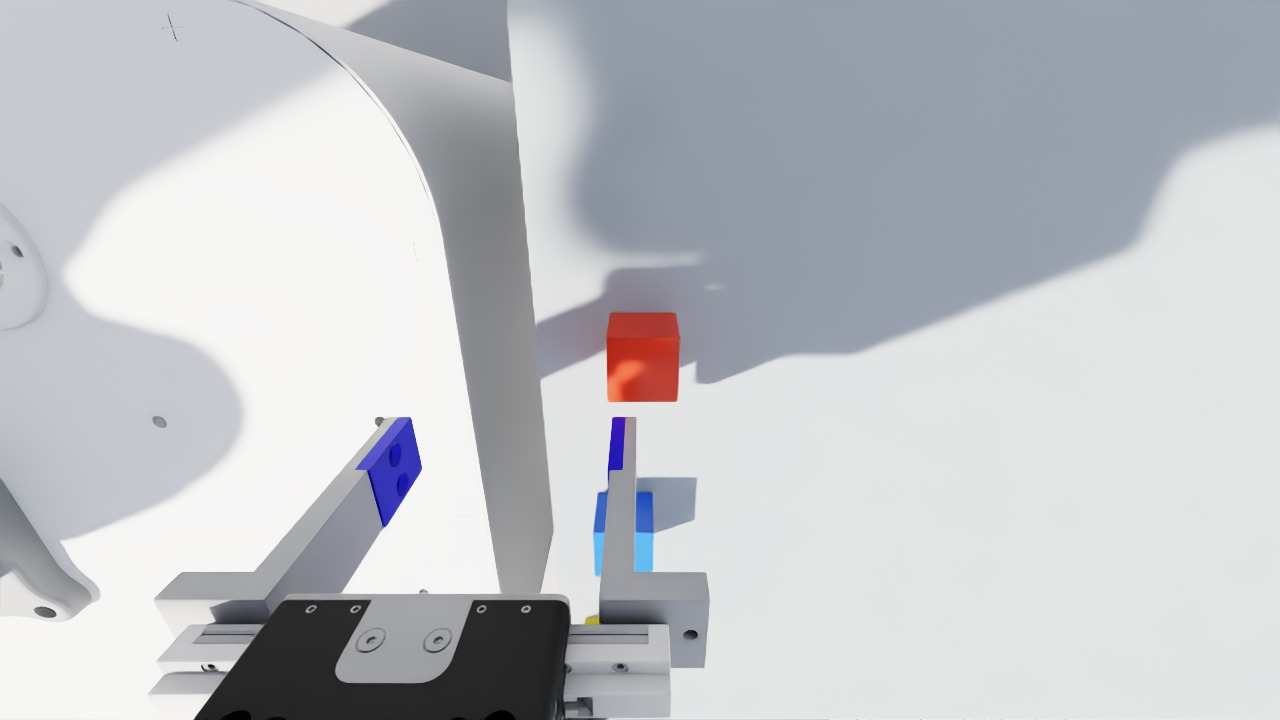
#> input picture images/primary/000000.jpg, 1280 x 720 px; its folder holds only this picture in this run
$ python -i analyze_occlusion.py   (imports and definitions only)
#> lines starting #> are read from the running program, lines starting #| are printed output that depends on the picture; after the words box and inside, x2 and y2 are one past the last pixel; in counts of white or black regions, pixels touching at a corner belong together
#> further down, picture is the input picture: PIL image 1280x720 RGB; mean R, G, B 192, 194.2, 198.5
#!/usr/bin/env python3
import csv,json,re
from collections import defaultdict
from pathlib import Path
import numpy as np
from PIL import Image
from scipy.stats import pearsonr,spearmanr
from scipy.ndimage import binary_opening,binary_closing

H=Path(__file__).resolve().parents[1];P=H.parent
# [2 lines not run here, left out]
# [1 line that did not run here, left out]
pat=re.compile(r'(.+)__(episode_\d+)__f(\d+)__(baseline|condition)__(local_mean|gaussian_blur)\.npz$')
def write(path,rows):
 with path.open('w',newline='') as f:w=csv.DictWriter(f,fieldnames=rows[0].keys());w.writeheader();w.writerows(rows)
def masks(image):
 rgb=np.asarray(image.convert('RGB')).astype(int); rr,gg,bb=rgb[...,0],rgb[...,1],rgb[...,2]
#> after `rr, gg, bb = (rgb[..., 0], rgb[..., 1], rgb[..., 2])`:
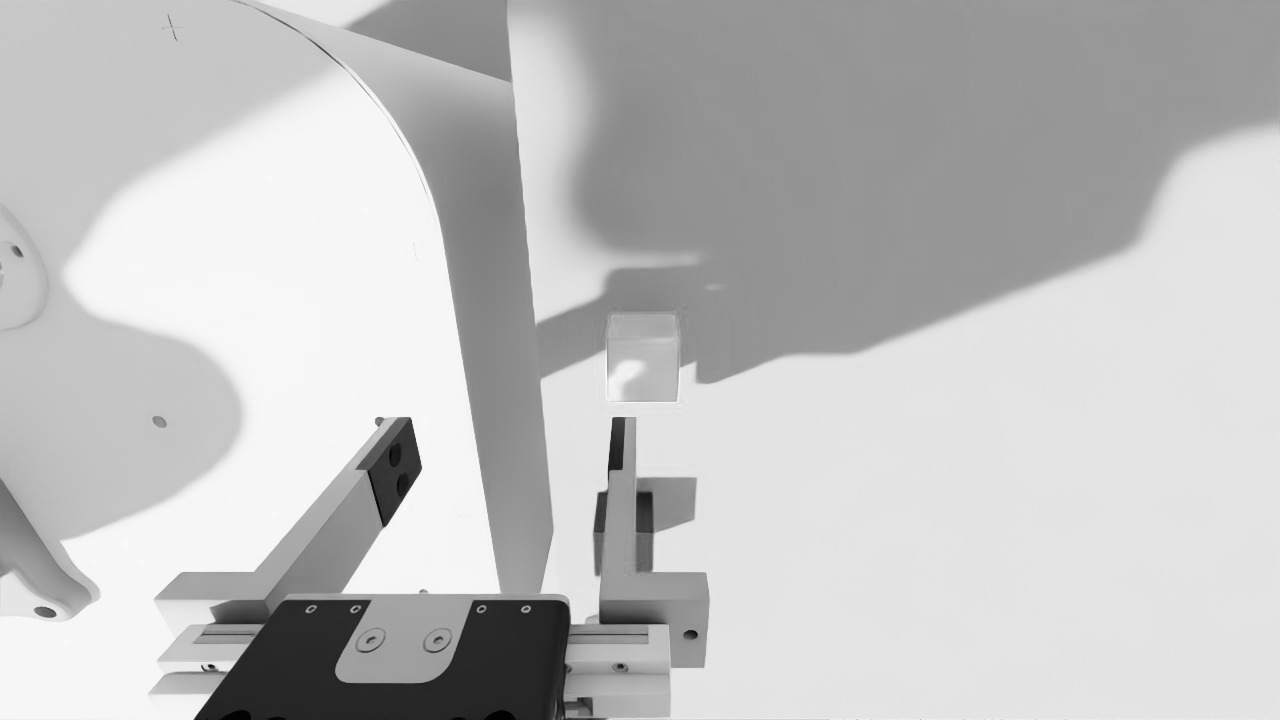
#> rr: shape (720, 1280) int64; min 0, max 255, mean 192
#> after `rr, gg, bb = (rgb[..., 0], rgb[..., 1], rgb[..., 2])`:
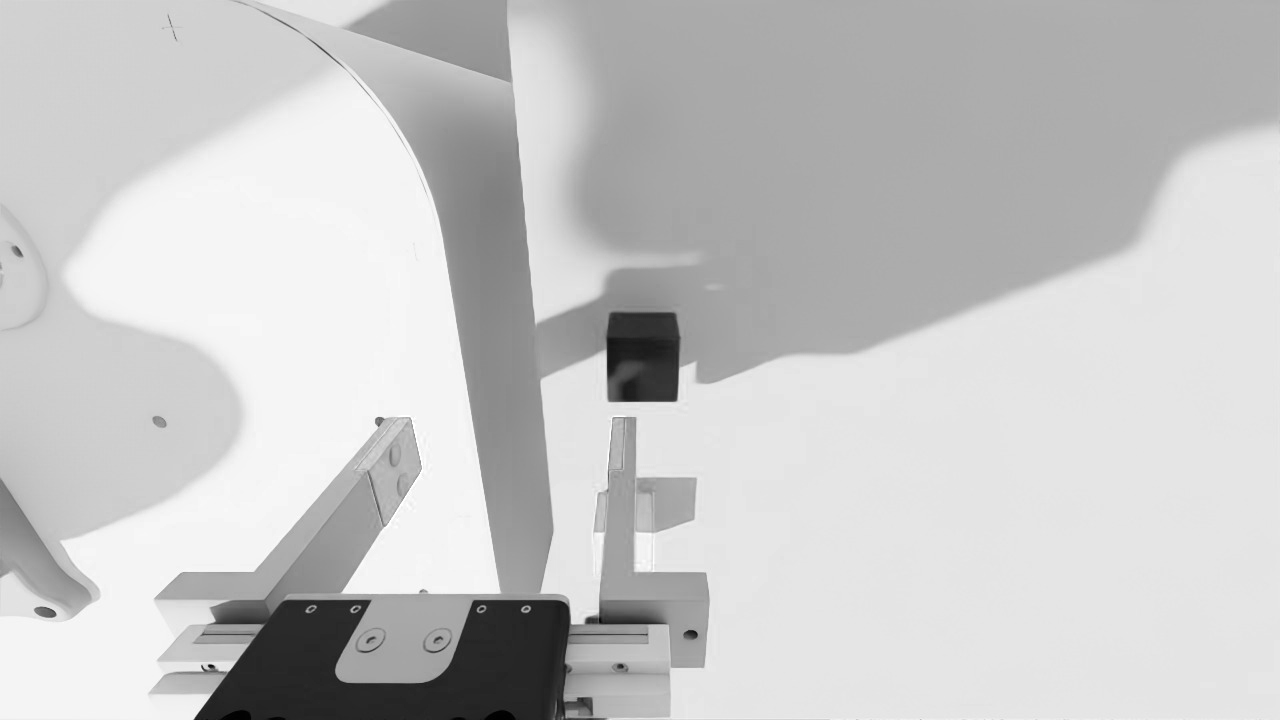
#> bb: shape (720, 1280) int64; min 0, max 255, mean 198.5
 # Camera-calibrated color masks; geometry/manual masks are deliberately not invented.
 mm={
  'target_orange':(rr>=150)&(gg>=55)&(gg<=190)&(bb<=90)&(rr>=gg+35),
  # Non-target cube colors overlap robot highlights/reflections in this camera.
  # Keep them empty rather than publish unreliable ROI statistics.
  'blue_cube':np.zeros(rr.shape,dtype=bool),
  'red_cube':np.zeros(rr.shape,dtype=bool),
  'yellow_cube':np.zeros(rr.shape,dtype=bool),
 }
 for k in mm:mm[k]=binary_closing(binary_opening(mm[k],iterations=1),iterations=2)
#> this loop made 4 passes
#> k on passes 1 to 4: 'target_orange', 'blue_cube', 'red_cube', 'yellow_cube'
#> after the loop, mm = 4 items
 union=np.logical_or.reduce(list(mm.values()));mm['table_background']=~union
#> after `union = np.logical_or.reduce(list(mm.values()))`:
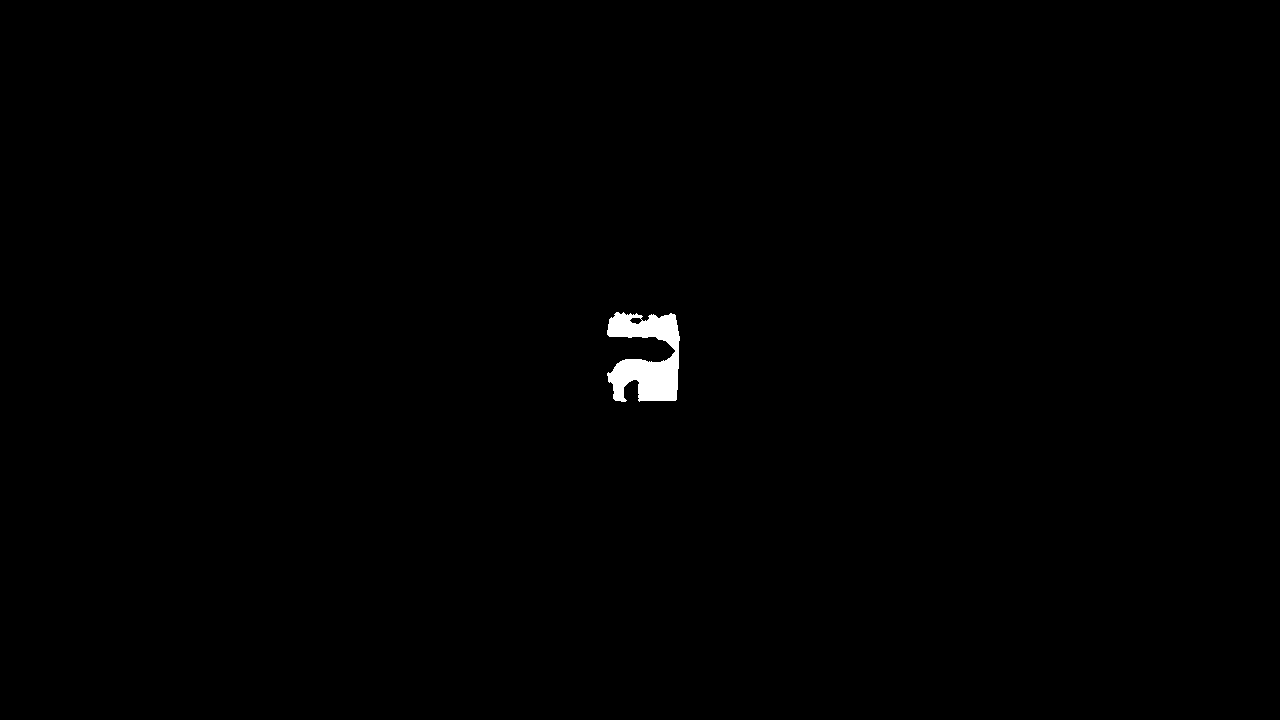
#> union: shape (720, 1280) bool; 0.45% white; 1 white region, box (x1, y1, x2, y2) and area: (607, 312, 680, 402) 4115
 return mm
def up(a,w,h):return np.asarray(Image.fromarray(a.astype('float32')).resize((w,h),Image.Resampling.BILINEAR))
inventory=[]; roi=[]; store={}
# [13 lines not run here, left out]
# Agreement between the two non-black intervention variants.
agree=[]
# [10 lines not run here, left out]
# Chunk and lighting false-close summaries from condition local-mean target/background mass.
chunk=[]
# [4 lines not run here, left out]
# Heatmap-effect/action-shift association at selected samples.
corrrows=[]
# [9 lines not run here, left out]

>>> from PIL import Image
>>> picture = Image.open('../../../../images/primary/000000.jpg')
>>> result = masks(picture)
#> result = 5 items
